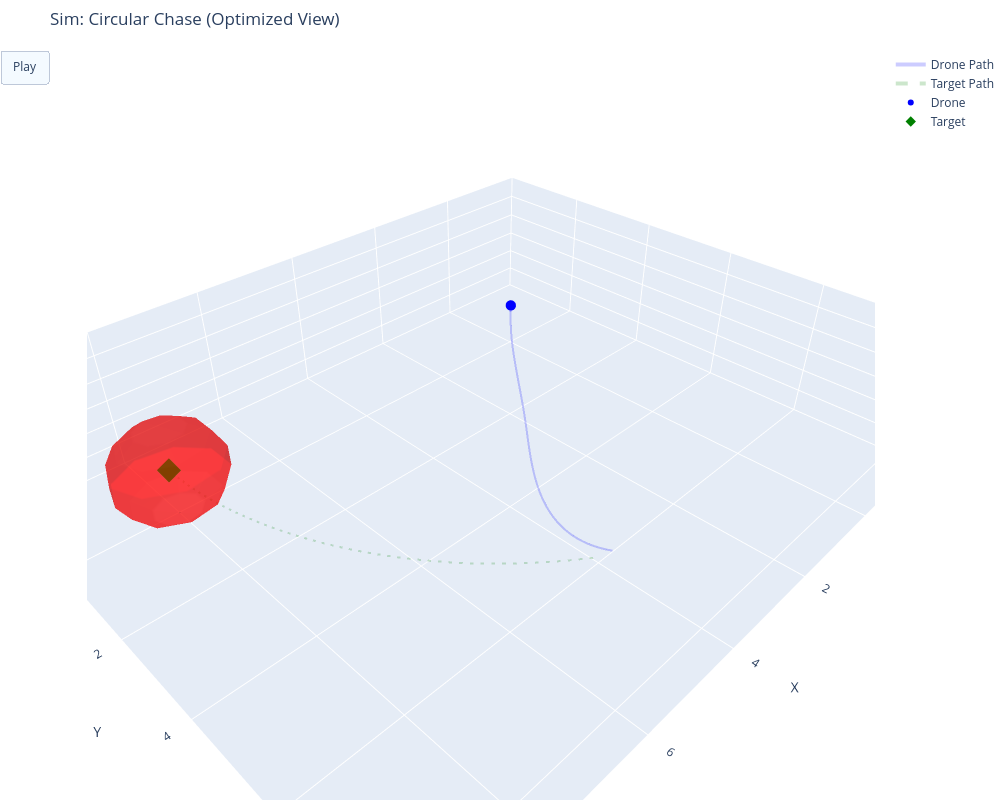

This figure's notebook cell:
### Markdown cell above
## Run Simulation

### Code cell
import numpy as np
import plotly.graph_objects as go
import matplotlib.pyplot as plt

from dynamics import DroneDynamics
from guidance import NominalGuidance
from safety_filter import SafetyFilter
import scenarios


def plot_static_results(drone_path, target_path, obstacles, u_nom_hist, u_safe_hist, time_hist):
    """
    Generates two figures:
    1. 3D Flight Path (Static)
    2. Control Input Comparison (Nominal vs Safe)
    """
    # --- FIGURE 1: 3D TRAJECTORY ---
    fig = plt.figure(figsize=(12, 6))
    
    # Subplot 1: 3D View
    ax = fig.add_subplot(1, 2, 1, projection='3d')
    path = np.array(drone_path)
    t_path = np.array(target_path)

    ax.plot(path[:, 0], path[:, 1], path[:, 2], label='Drone', color='blue', linewidth=2)
    ax.plot(t_path[:, 0], t_path[:, 1], t_path[:, 2], label='Target', color='green', linestyle='--')
    
    # Draw Obstacles (Wireframe)
    u, v = np.mgrid[0:2*np.pi:15j, 0:np.pi:10j]
    for obs in obstacles:
        x = obs.center[0] + obs.radius * np.cos(u) * np.sin(v)
        y = obs.center[1] + obs.radius * np.sin(u) * np.sin(v)
        z = obs.center[2] + obs.radius * np.cos(v)
        ax.plot_wireframe(x, y, z, color='red', alpha=0.3)

    ax.set_title("3D Flight Path")
    ax.set_xlabel("X"); ax.set_ylabel("Y"); ax.set_zlabel("Z")
    ax.legend()

    # --- FIGURE 2: CONTROL INPUTS ---
    # Subplot 2, 3, 4: Acceleration X, Y, Z
    u_nom = np.array(u_nom_hist)
    u_safe = np.array(u_safe_hist)
    t = np.array(time_hist)
    
    fig2, axs = plt.subplots(3, 1, figsize=(10, 8), sharex=True)
    labels = ['$a_x$', '$a_y$', '$a_z$']
    
    for i in range(3):
        axs[i].plot(t, u_nom[:, i], 'g--', label='Nominal (LQR)', alpha=0.6)
        axs[i].plot(t, u_safe[:, i], 'b-', label='Safe (CBF)')
        
        # Highlight Intervention
        diff = np.abs(u_nom[:, i] - u_safe[:, i])
        mask = diff > 0.05
        if np.any(mask):
            axs[i].fill_between(t, -15, 15, where=mask, color='red', alpha=0.1, label='Intervention')
            
        axs[i].set_ylabel(f"{labels[i]} ($m/s^2$)")
        axs[i].grid(True)
    
    axs[0].set_title("Control Inputs: LQR (Green) vs CBF (Blue)")
    axs[0].legend(loc='upper right')
    axs[2].set_xlabel("Time (s)")
    
    plt.tight_layout()
    plt.show()


def animate_plotly(path, target_path, obs_history, mission, dt, static_only=False):
    
    total_frames = len(path)
    #stride = max(1, total_frames // 150) 
    stride = 5
    fig = go.Figure()

    # --- HELPER: Sphere Geometry ---
    # Reduced resolution slightly (15->10, 10->8) for better performance with many objects
    def get_sphere_data(center, radius):
        u = np.linspace(0, 2 * np.pi, 10) 
        v = np.linspace(0, np.pi, 8)
        x = center[0] + radius * np.outer(np.cos(u), np.sin(v))
        y = center[1] + radius * np.outer(np.sin(u), np.sin(v))
        z = center[2] + radius * np.outer(np.ones(np.size(u)), np.cos(v))
        return x, y, z

    # --- 1. SETUP TRACES ---
    # We must add ALL traces to the figure first.
    # Order matters: [Drone Path, Target Path, Drone, Target, Obs 0, Obs 1, ... Obs N]
    
    # Trace 0: Drone Path (Background)
    fig.add_trace(go.Scatter3d(
        x=path[:, 0], y=path[:, 1], z=path[:, 2],
        mode='lines', line=dict(color='blue', width=4),
        name='Drone Path', opacity=0.2
    ))

    # Trace 1: Target Path (Background)
    fig.add_trace(go.Scatter3d(
        x=target_path[:, 0], y=target_path[:, 1], z=target_path[:, 2],
        mode='lines', line=dict(color='green', width=4, dash='dash'),
        name='Target Path', opacity=0.2
    ))

    # Trace 2: Drone (Actor)
    fig.add_trace(go.Scatter3d(
        x=[path[0, 0]], y=[path[0, 1]], z=[path[0, 2]],
        mode='markers', marker=dict(color='blue', size=6),
        name='Drone'
    ))

    # Trace 3: Target (Actor)
    fig.add_trace(go.Scatter3d(
        x=[target_path[0, 0]], y=[target_path[0, 1]], z=[target_path[0, 2]],
        mode='markers', marker=dict(color='green', size=8, symbol='diamond'),
        name='Target'
    ))

    # Traces 4+: Obstacles
    # We need to know which obstacles move to optimize the animation loop
    dynamic_obs_indices = [] # Local index in mission.obstacles
    
    obs_start = obs_history[0]
    for i, obs in enumerate(mission.obstacles):
        x_s, y_s, z_s = get_sphere_data(obs_start[i], obs.radius)
        fig.add_trace(go.Surface(
            x=x_s, y=y_s, z=z_s,
            colorscale=[[0, 'red'], [1, 'red']], showscale=False, opacity=0.5,
            name=f'Obs {i}'
        ))
        
        # Check if this specific obstacle has velocity
        if np.linalg.norm(obs.velocity) > 0:
            dynamic_obs_indices.append(i)

    # --- 2. CALCULATE BOUNDS ---
    all_x = np.concatenate([path[:,0], target_path[:,0]])
    all_y = np.concatenate([path[:,1], target_path[:,1]])
    all_z = np.concatenate([path[:,2], target_path[:,2]])
    pad = 2.0
    x_range = [np.min(all_x) - pad, np.max(all_x) + pad]
    y_range = [np.min(all_y) - pad, np.max(all_y) + pad]
    z_range = [min(0, np.min(all_z)) - 1.0, np.max(all_z) + pad]

    # --- 3. ANIMATION FRAMES ---
    frames = []
    
    # Calculate Plotly Trace Indices
    # Trace 0,1 are paths. Trace 2 is Drone. Trace 3 is Target. Trace 4 starts obstacles.
    trace_idx_drone = 2
    trace_idx_target = 3
    base_obs_idx = 4
    
    # We only want to update traces that actually move
    traces_to_update = [trace_idx_drone, trace_idx_target]
    for local_i in dynamic_obs_indices:
        traces_to_update.append(base_obs_idx + local_i)

    for k in range(0, total_frames, stride):
        frame_data = []
        
        # Update Drone
        drone_pos = path[k]
        frame_data.append(go.Scatter3d(x=[drone_pos[0]], y=[drone_pos[1]], z=[drone_pos[2]]))
        
        # Update Target
        target_pos = target_path[k]
        frame_data.append(go.Scatter3d(x=[target_pos[0]], y=[target_pos[1]], z=[target_pos[2]]))
        
        # Update ONLY Dynamic Obstacles
        current_obs = obs_history[k]
        for local_i in dynamic_obs_indices:
            # We only generate geometry for obstacles that moved
            radius = mission.obstacles[local_i].radius
            x_new, y_new, z_new = get_sphere_data(current_obs[local_i], radius)
            frame_data.append(go.Surface(x=x_new, y=y_new, z=z_new))

        frames.append(go.Frame(data=frame_data, traces=traces_to_update, name=str(k)))

    fig.frames = frames

    # --- 4. FINAL LAYOUT ---
    fig.update_layout(
        width=1000, height=800,
        title=f"Sim: {mission.name} (Optimized View)",
        scene=dict(
            xaxis=dict(range=x_range, title="X", autorange=False),
            yaxis=dict(range=y_range, title="Y", autorange=False),
            zaxis=dict(range=z_range, title="Z", autorange=False),
            aspectmode='data'
        ),
        margin=dict(l=0, r=0, b=0, t=50),
        updatemenus=[dict(
            type="buttons",
            buttons=[dict(label="Play",
                          method="animate",
                          args=[None, dict(frame=dict(duration=20, redraw=True), 
                                           fromcurrent=True)])]
        )]
    )

    fig.show()


def run_simulation(scenario_name="chase", animate=True):
    # 1. Load Scenario
    if scenario_name not in scenarios.SCENARIOS:
        print(f"Error: Scenario '{scenario_name}' not found.")
        return
    mission = scenarios.SCENARIOS[scenario_name]()
    print(f"Loaded: {mission.name} | Animate: {animate}")

    # 2. Setup
    dt = 0.01
    drone_physics = DroneDynamics(dt=dt)
    guidance = NominalGuidance()
    safety_filter = SafetyFilter(u_max=10.0)
    current_state = mission.start_state
    
    arrival_threshold = 0.2

    # 3. Data Storage
    path_history = []
    target_history = []
    obs_history = []
    
    # --- NEW: Control Logs ---
    u_nom_history = []
    u_safe_history = []
    time_history = []

    total_steps = int(mission.duration / dt)

    # 4. Simulation Loop
    print(f"Simulating {total_steps} steps...")
    
    for t_step in range(total_steps):
        time = t_step * dt

        # A. Update Scenario
        target_pos, target_vel = mission.target.update(time)
        
        # Check Arrival
        dist_to_target = np.linalg.norm(current_state.pos - target_pos)
        if dist_to_target < arrival_threshold:
            print(f"Target Reached! Stopping at T={time:.2f}s")
            break

        current_obs_snapshot = []
        for obs in mission.obstacles:
            if np.linalg.norm(obs.velocity) > 0:
                obs.center += obs.velocity * dt
                if abs(obs.center[1]) > 4.0:
                    obs.velocity[1] *= -1
            current_obs_snapshot.append(obs.center.copy())
        obs_history.append(current_obs_snapshot)

        # B. Control & Physics
        u_nom = guidance.compute_u_nom(current_state.pos, current_state.vel, target_pos, target_vel)
        u_safe = safety_filter.filter(u_nom, current_state.pos, current_state.vel, mission.obstacles)
        current_state = drone_physics.step(current_state, u_safe)

        # C. Logging
        path_history.append(current_state.pos)
        target_history.append(target_pos)
        
        # --- NEW: Log Controls ---
        u_nom_history.append(u_nom.copy())
        u_safe_history.append(u_safe.copy())
        time_history.append(time)

    # 5. Visualization
    path_history = np.array(path_history)
    target_history = np.array(target_history)
    
    if len(path_history) == 0:
        return

    # Always show static analysis plots first
    print("Generating Analysis Plots...")
    plot_static_results(path_history, target_history, mission.obstacles, 
                        u_nom_history, u_safe_history, time_history)

    # Then optionally show the animation
    if animate:
        print("Generating Plotly Animation...")
        animate_plotly(path_history, target_history, obs_history, mission, dt)


if __name__ == "__main__":
    #run_simulation("head_on", animate=True)
    run_simulation("chase", animate=True)

### Figure 1 — Plotly figure (JSON) as saved in the notebook; plotly's stock layout.template omitted (floating-point values rounded to 4 significant figures; data arrays with more than 128 entries replaced by an {"elided": "..."} marker saying what was removed)
{"data": [{"line": {"color": "blue", "width": 4}, "mode": "lines", "name": "Drone Path", "opacity": 0.2, "type": "scatter3d", "x": {"elided": "191 float values"}, "y": {"elided": "191 float values"}, "z": {"elided": "191 float values"}}, {"line": {"color": "green", "dash": "dash", "width": 4}, "mode": "lines", "name": "Target Path", "opacity": 0.2, "type": "scatter3d", "x": {"elided": "191 float values"}, "y": {"elided": "191 float values"}, "z": {"elided": "191 float values"}}, {"marker": {"color": "blue", "size": 6}, "mode": "markers", "name": "Drone", "type": "scatter3d", "x": [0], "y": [0], "z": [0]}, {"marker": {"color": "green", "size": 8, "symbol": "diamond"}, "mode": "markers", "name": "Target", "type": "scatter3d", "x": [8], "y": [0], "z": [0]}, {"colorscale": [[0, "red"], [1, "red"]], "name": "Obs 0", "opacity": 0.5, "showscale": false, "type": "surface", "x": [[8.0, 8.434, 8.782, 8.975, 8.975, 8.782, 8.434, 8.0], [8.0, 8.332, 8.599, 8.747, 8.747, 8.599, 8.332, 8.0], [8.0, 8.075, 8.136, 8.169, 8.169, 8.136, 8.075, 8.0], [8.0, 7.783, 7.609, 7.513, 7.513, 7.609, 7.783, 8.0], [8.0, 7.592, 7.265, 7.084, 7.084, 7.265, 7.592, 8.0], [8.0, 7.592, 7.265, 7.084, 7.084, 7.265, 7.592, 8.0], [8.0, 7.783, 7.609, 7.513, 7.513, 7.609, 7.783, 8.0], [8.0, 8.075, 8.136, 8.169, 8.169, 8.136, 8.075, 8.0], [8.0, 8.332, 8.599, 8.747, 8.747, 8.599, 8.332, 8.0], [8.0, 8.434, 8.782, 8.975, 8.975, 8.782, 8.434, 8.0]], "y": [[0.02, 0.02, 0.02, 0.02, 0.02, 0.02, 0.02, 0.02], [0.02, 0.2989, 0.5226, 0.6467, 0.6467, 0.5226, 0.2989, 0.02], [0.02, 0.4473, 0.79, 0.9801, 0.9801, 0.79, 0.4473, 0.02], [0.02, 0.3958, 0.6971, 0.8643, 0.8643, 0.6971, 0.3958, 0.02], [0.02, 0.1684, 0.2874, 0.3534, 0.3534, 0.2874, 0.1684, 0.02], [0.02, -0.1284, -0.2474, -0.3134, -0.3134, -0.2474, -0.1284, 0.02], [0.02, -0.3558, -0.6571, -0.8243, -0.8243, -0.6571, -0.3558, 0.02], [0.02, -0.4073, -0.75, -0.9401, -0.9401, -0.75, -0.4073, 0.02], [0.02, -0.2589, -0.4826, -0.6067, -0.6067, -0.4826, -0.2589, 0.02], [0.02, 0.02, 0.02, 0.02, 0.02, 0.02, 0.02, 0.02]], "z": [[1.0, 0.901, 0.6235, 0.2225, -0.2225, -0.6235, -0.901, -1.0], [1.0, 0.901, 0.6235, 0.2225, -0.2225, -0.6235, -0.901, -1.0], [1.0, 0.901, 0.6235, 0.2225, -0.2225, -0.6235, -0.901, -1.0], [1.0, 0.901, 0.6235, 0.2225, -0.2225, -0.6235, -0.901, -1.0], [1.0, 0.901, 0.6235, 0.2225, -0.2225, -0.6235, -0.901, -1.0], [1.0, 0.901, 0.6235, 0.2225, -0.2225, -0.6235, -0.901, -1.0], [1.0, 0.901, 0.6235, 0.2225, -0.2225, -0.6235, -0.901, -1.0], [1.0, 0.901, 0.6235, 0.2225, -0.2225, -0.6235, -0.901, -1.0], [1.0, 0.901, 0.6235, 0.2225, -0.2225, -0.6235, -0.901, -1.0], [1.0, 0.901, 0.6235, 0.2225, -0.2225, -0.6235, -0.901, -1.0]]}], "layout": {"height": 800, "margin": {"b": 0, "l": 0, "r": 0, "t": 50}, "scene": {"aspectmode": "data", "xaxis": {"autorange": false, "range": [-2, 10], "title": {"text": "X"}}, "yaxis": {"autorange": false, "range": [-2, 8.551], "title": {"text": "Y"}}, "zaxis": {"autorange": false, "range": [-1.0, 2.0], "title": {"text": "Z"}}}, "title": {"text": "Sim: Circular Chase (Optimized View)"}, "updatemenus": [{"buttons": [{"args": [null, {"frame": {"duration": 20, "redraw": true}, "fromcurrent": true}], "label": "Play", "method": "animate"}], "type": "buttons"}], "width": 1000}}
